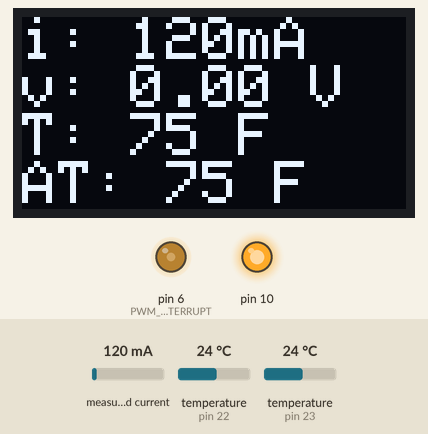
Simulated run of this sketch. Board: Arduino Uno, built with avr-gcc and run on an emulated ATmega328P. Shown: 128×64 one-colour display, output pins drawn as LEDs (lit = HIGH). Inputs (shaded band) come from the test bench; at power-on: measured current 120 mA, temperature (sensors on pin 23, pin 22) 24 °C. The display library's start-up logo is not drawn; storage starts empty; pins used as bus, display or sensor lines are not drawn; what the sketch prints to the serial monitor is not drawn.

Above: at 2.3 s.
2.4 s: measured current set to 40 mA
At 3.7 s:
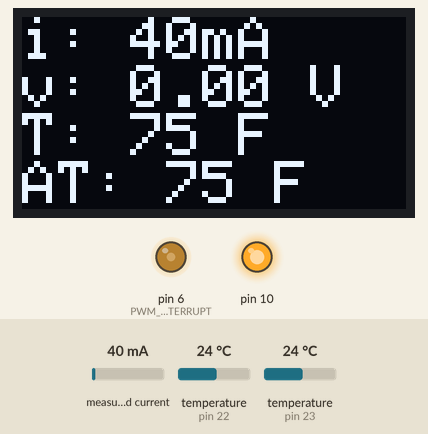
4.0 s: temperature (sensor on pin 23) set to 41 °C
At 4.5 s:
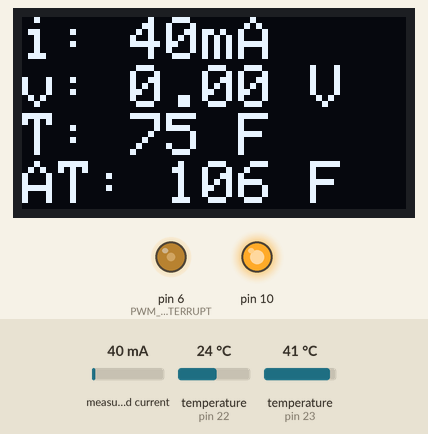
5.5 s: temperature (sensor on pin 22) set to 12 °C
At 6.5 s:
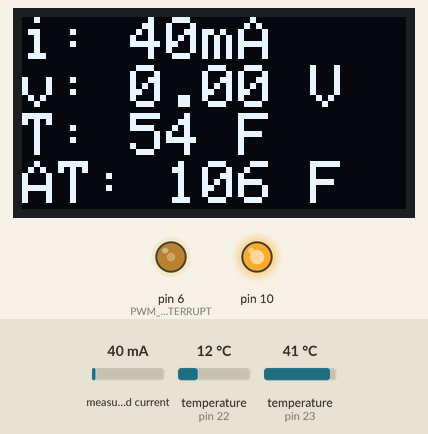
7.0 s: measured current set to 500 mA
At 8.2 s:
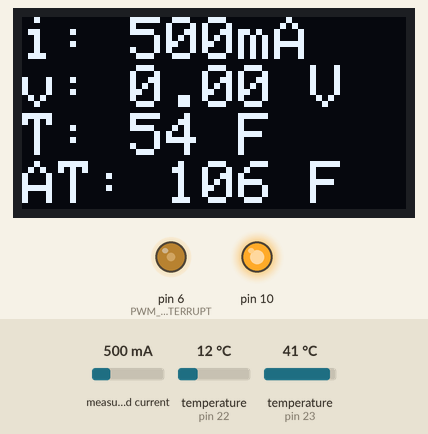
8.5 s: temperature (sensor on pin 22) set to 19 °C
At 9.6 s:
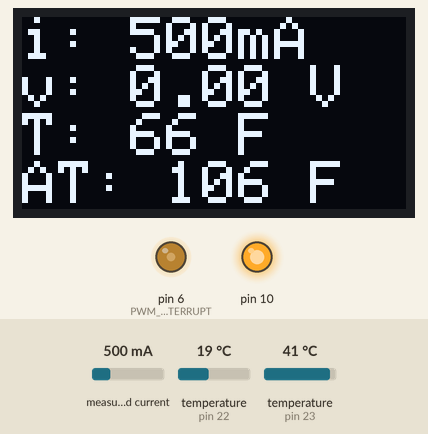
10.0 s: measured current set to 1000 mA
At 12.4 s:
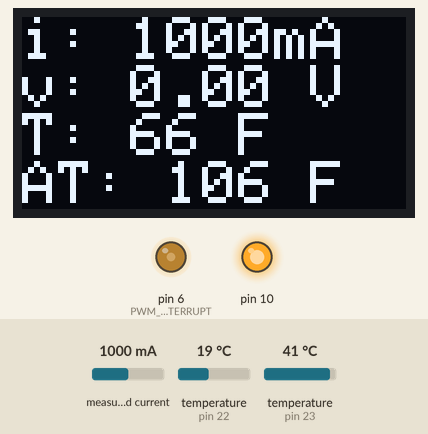
Timing chart, 0 to 13.9 s (numbered marks = the images above; inputs shaded):
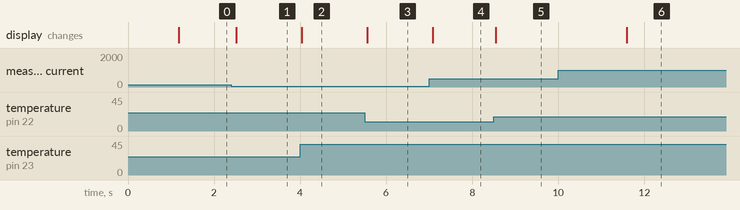

The sketch:

MegaCharger.ino
```cpp
#include <TimerOne.h>
#include <Adafruit_INA219.h>
#include <SPI.h>
#include <SD.h>
#include <Wire.h>
#include <OneWire.h>
#include <DallasTemperature.h>
#include <Adafruit_GFX.h>
#include <Adafruit_SSD1306.h>
#include "ChargerClasses.hpp"

// Current sensor
Adafruit_INA219 ina219;

// Charge control
#define PFET_PIN 11 // TimerOne Uno pin: 9, TimerOne Mega pin: 11
SimplePID voltagePID;
bool charging = true;

// SD card data recording
#define CHIP_SELECT 53 // 53 for mega, 10 for uno/nano
#define RECINTERVAL 10 // Seconds between recordings
File dataFile;
String fName = "data0.txt";
float t = 0;
float tn1 = 0;
float t_record = 0;

// Display
Adafruit_SSD1306 display(128,64,&Wire,-1);

// Temperature sensors
#define ONE_WIRE_BUS 22 // Battery temp pin
#define ONE_WIRE_BUS_AMB 23 // Ambient temp pin
OneWire oneWire(ONE_WIRE_BUS);
OneWire oneWireAmb(ONE_WIRE_BUS_AMB);
DallasTemperature tempSensor(&oneWire);
DallasTemperature tempSensorAmb(&oneWireAmb);

// Voltage reading/filtering using interrupts
#define INTERRUPT_PIN 18
#define PWM_INTERRUPT 6
volatile float vA0Filt = 0;
volatile float vA1Filt = 0;
volatile LowPass<2> lpVA0(1,490,false);
volatile LowPass<2> lpVA1(1,490,false);

void voltageReadings(){
  // This function is called by the interrupt
  // Take voltage readings and filter
  float vA0 = analogRead(A0);
  vA0Filt = lpVA0.filt(vA0);
  float vA1 = analogRead(A1);
  vA1Filt = lpVA1.filt(vA1);
}

void setup() {

  // Basic setup
  pinMode(A0,INPUT);
  pinMode(A1,INPUT);
  Serial.begin(9600);
  SPI.begin();

  // Current sensor
  ina219.begin();

  // Timer 1 pin
  Timer1.initialize(100); // 100 us => 10 kHz
  Timer1.pwm(PFET_PIN, 0); // Start with 0 duty

  // Charging control
  voltagePID.setParams(0,0.2e-3,0,0,1); // PID parameters
  charging = true; // Charging flag

  // SD card
  if(!SD.begin(CHIP_SELECT)){
    Serial.println("SD card init failed.");
  }

  // Temp sensor
  tempSensor.begin();
  tempSensorAmb.begin();

  // SD card
  dataFile = SD.open(fName,FILE_WRITE);
  if(dataFile){
    dataFile.println("t,iTarget,iBatt,vSrc,vBatt,tempF,tempAF,duty");
    Serial.println("Wrote header to data file: " + fName);
  }

  // Display
  if(!display.begin(SSD1306_SWITCHCAPVCC, 0x3C)){
    Serial.println("Display SSD1306 FAILED to initialize");
  }
  display.display();
  display.clearDisplay();

  // Voltage readings/filtering using interrupts
  attachInterrupt(digitalPinToInterrupt(INTERRUPT_PIN),voltageReadings,RISING);
  analogWrite(PWM_INTERRUPT,100);

  delay(1000);
}

void loop() {

  // New time stamp
  float tn = millis()/1.0e3;
  t = t + (tn-tn1);
  tn1 = tn;

  // Current reading
  float iBatt = ina219.getCurrent_mA();

  // Voltage measurement
  noInterrupts();
  float vSrc = vA0Filt*5.0/1023.0*(5+1)/1;
  float vBatt = vA1Filt*5.0/1023.0*(5+1)/1;
  interrupts();

  // Pull last temperature reading
  float tempC = tempSensor.getTempCByIndex(0);
  float tempF = tempC*9.0/5.0 + 32.0;

  float tempAC = tempSensorAmb.getTempCByIndex(0);
  float tempAF = tempAC*9.0/5.0 + 32.0;

  // Charge control
  // PID current control
  float targetCurrent = 500;
  float u = voltagePID.evaluuff(iBatt, targetCurrent, vSrc);
  float duty = u; // The duty cycle equals the control signal

  // Stop charging if battery temp is over 105 F
  if(tempF > 105){
    charging = false;
  }
  // <add additional stop conditions here>
  if(!charging){
    duty = 0;
  }
  // Set the duty cycle
  Timer1.pwm(PFET_PIN, duty*1023);

  // Print the result to the serial port
  Serial.print(t);
  Serial.print(" ");
  Serial.print(targetCurrent);
  Serial.print(" ");
  Serial.print(iBatt);
  Serial.print(" ");
  Serial.print(vSrc);
  Serial.print(" ");
  Serial.print(vBatt);
  Serial.print(" ");
  Serial.print(tempF);
  Serial.print(" ");
  Serial.print(tempAF);
  Serial.print(" ");
  Serial.print(duty*100);
  Serial.println();

  // Record the data on the SD card
  if(fabs(t-t_record)> RECINTERVAL){

    // Only pull the temperature readings here
    // because they take a long time
    tempSensor.requestTemperatures();
    tempSensorAmb.requestTemperatures();

    dataFile = SD.open(fName,FILE_WRITE);
    if(dataFile){

      // Write to the data file
      dataFile.print(t);
      dataFile.print(",");
      dataFile.print(targetCurrent);
      dataFile.print(",");
      dataFile.print(iBatt);
      dataFile.print(",");
      dataFile.print(vSrc);
      dataFile.print(",");
      dataFile.print(vBatt);
      dataFile.print(",");
      dataFile.print(tempF);
      dataFile.print(",");
      dataFile.print(tempAF);
      dataFile.print(",");
      dataFile.print(duty*100);
      dataFile.println(" ");
      Serial.println("--------------Printed data--------------");
    }
    else{
      Serial.println("66666666 Failed to write data 666666666666");
    }
    t_record = t;
    dataFile.close();
  }


  // Write to the display
  display.clearDisplay(); // Clear the display
  display.setTextSize(2); // Draw 2X-scale text
  display.setTextColor(WHITE);
  display.setCursor(0, 0);
  String current = "i: ";
  current = current + round(iBatt) + "mA";
  display.println(current);
  String voltage = "v: ";
  voltage = voltage + vBatt + " V";
  display.println(voltage);
  String tf = "T: ";
  tf = tf + round(tempF) + " F";
  display.println(tf);
  String af = "AT: ";
  af = af + round(tempAF) + " F";
  display.println(af);
  display.display(); // Display the text


}
```

ChargerClasses.hpp
```cpp
// A class to compute the control signal
class SimplePID{
  private:
    float kp, ki, kd; // Parameters
    float eprev, eintegral, tn1; // Storage
    float umin, umax; // Anti-wind up clamp limits

  public:
  // Constructor
  SimplePID() : kp(1), ki(0), kd(0), eprev(0.0),
                eintegral(0.0), tn1(0.0), umin(-1), umax(1){}

  // A function to set the parameters
  void setParams(float kpIn, float kiIn, float kdIn, float uminIn, float umaxIn){
    kp = kpIn;
    ki = kiIn;
    kd = kdIn;
    umin = uminIn;
    umax = umaxIn;
  }

  // A function to compute the control signal
  float evalu(float value, float target){
    // Compute time step
    float t = micros()/1.0e6;
    float dt = t - tn1;
    tn1 = t; // Store previous time

    // Compute error
    float e = target - value;
    float dedt = (e-eprev)/(dt);
    eprev = e; // store previous error

    float eintegralUpdate = eintegral + e*dt;
    // Evaluate the control signal
    float u = kp*e + ki*eintegralUpdate+ kd*dedt;

    // Anti-wind up clamping
    // If either of the first two conditions are true
    // The integral is not updated
    if( u < umin ){
      u = umin;
    }
    else if( u > umax ){
      u = umax;
    }
    else{
      // Otherwise update the integral
      eintegral = eintegralUpdate;
    }

    return u;
  }

 float evaluuff(float value, float target, float vSrc){
    // This is the same as evalu
    // but with feedforward control
    // The feedforward values should be converted to inputs

    // Compute time step
    float t = micros()/1.0e6;
    float dt = t - tn1;
    tn1 = t; // Store previous time

    // Compute error
    float e = target - value;
    float dedt = (e-eprev)/(dt);
    eprev = e; // store previous error

    float eintegralUpdate = eintegral + e*dt;
    // Evaluate the control signal
    float u = kp*e + ki*eintegralUpdate+ kd*dedt;

    // Feedforward controller
    float targetVoltage = 13;
    float uff = (-0.5/targetVoltage)*vSrc + 1.5;
    if( uff < 0){
      uff = 0;
    }

    u = u + uff;

    // Anti-wind up clamping
    // If either of the first two conditions are true
    // The integral is not updated
    if( u < umin ){
      u = umin;
    }
    else if( u > umax ){
      u = umax;
    }
    else{
      // Otherwise update the integral
      eintegral = eintegralUpdate;
    }

    return u;
  }
};


// Low pass filter class
template <int order> // order is 1 or 2
class LowPass
{
  private:
    volatile float a[order];
    volatile float b[order+1];
    volatile float omega0;
    volatile float dt;
    volatile bool adapt;
    volatile float tn1 = 0;
    volatile float x[order+1]; // Raw values
    volatile float y[order+1]; // Filtered values

  public:
    LowPass(float f0, float fs, bool adaptive){
      // f0: cutoff frequency (Hz)
      // fs: sample frequency (Hz)
      // adaptive: boolean flag, if set to 1, the code will automatically set
      // the sample frequency based on the time history.

      omega0 = 6.28318530718*f0;
      dt = 1.0/fs;
      adapt = adaptive;
      tn1 = -dt;
      for(int k = 0; k < order+1; k++){
        x[k] = 0;
        y[k] = 0;
      }
      setCoef();
    }

    void setCoef(){
      if(adapt){
        float t = micros()/1.0e6;
        dt = t - tn1;
        tn1 = t;
      }

      float alpha = omega0*dt;
      if(order==1){
        a[0] = -(alpha - 2.0)/(alpha+2.0);
        b[0] = alpha/(alpha+2.0);
        b[1] = alpha/(alpha+2.0);
      }
      if(order==2){
        float c1 = 2*sqrt(2)/alpha;
        float c2 = 4/(alpha*alpha);
        float denom = 1.0+c1+c2;
        b[0] = 1.0/denom;
        b[1] = 2.0/denom;
        b[2] = b[0];
        a[0] = -(2.0-2.0*c2)/denom;
        a[1] = -(1.0-c1+c2)/(1.0+c1+c2);
      }
    }

    float filt(float xn){
      // Provide me with the current raw value: x
      // I will give you the current filtered value: y
      if(adapt){
        setCoef(); // Update coefficients if necessary
      }
      y[0] = 0;
      x[0] = xn;
      // Compute the filtered values
      for(int k = 0; k < order; k++){
        y[0] += a[k]*y[k+1] + b[k]*x[k];
      }
      y[0] += b[order]*x[order];

      // Save the historical values
      for(int k = order; k > 0; k--){
        y[k] = y[k-1];
        x[k] = x[k-1];
      }

      // Return the filtered value
      return y[0];
    }

};
```

Measured:
- after the input at 2.4 s, the display: changes after 0.12 s (image 1)
- after the input at 4.0 s, the display: changes at once (image 2)
- after the input at 5.5 s, the display: changes after 0.06 s (image 3)
- after the input at 7.0 s, the display: changes after 0.08 s (image 4)
- after the input at 8.5 s, the display: changes after 0.05 s (image 5)
- after the input at 10.0 s, the display: changes after 1.6 s (image 6)
